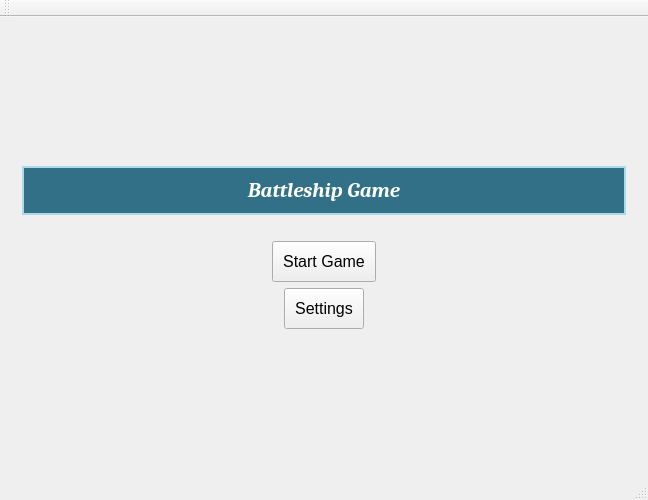
<?xml version="1.0" encoding="UTF-8"?>
<ui version="4.0">
 <class>MainWindow</class>
 <widget class="QMainWindow" name="MainWindow">
  <property name="geometry">
   <rect>
    <x>0</x>
    <y>0</y>
    <width>648</width>
    <height>500</height>
   </rect>
  </property>
  <property name="sizePolicy">
   <sizepolicy hsizetype="Preferred" vsizetype="Preferred">
    <horstretch>0</horstretch>
    <verstretch>0</verstretch>
   </sizepolicy>
  </property>
  <property name="windowTitle">
   <string>Battleship Game</string>
  </property>
  <widget class="QWidget" name="centralWidget">
   <property name="styleSheet">
    <string notr="true"/>
   </property>
   <layout class="QVBoxLayout" name="verticalLayout">
    <item>
     <widget class="QStackedWidget" name="stackedWidget">
      <property name="currentIndex">
       <number>0</number>
      </property>
      <widget class="QWidget" name="main_page">
       <layout class="QVBoxLayout" name="verticalLayout_2">
        <item>
         <spacer name="verticalSpacer_2">
          <property name="orientation">
           <enum>Qt::Vertical</enum>
          </property>
          <property name="sizeHint" stdset="0">
           <size>
            <width>20</width>
            <height>88</height>
           </size>
          </property>
         </spacer>
        </item>
        <item>
         <widget class="QLabel" name="gameNameLabel">
          <property name="font">
           <font>
            <family>Cambria</family>
            <pointsize>16</pointsize>
            <weight>75</weight>
            <italic>true</italic>
            <bold>true</bold>
           </font>
          </property>
          <property name="styleSheet">
           <string notr="true">background: rgb(49, 112, 134); border: 2px solid lightblue; color: white; padding: 10px</string>
          </property>
          <property name="text">
           <string>Battleship Game</string>
          </property>
          <property name="alignment">
           <set>Qt::AlignCenter</set>
          </property>
         </widget>
        </item>
        <item>
         <spacer name="verticalSpacer_3">
          <property name="orientation">
           <enum>Qt::Vertical</enum>
          </property>
          <property name="sizeType">
           <enum>QSizePolicy::Fixed</enum>
          </property>
          <property name="sizeHint" stdset="0">
           <size>
            <width>20</width>
            <height>20</height>
           </size>
          </property>
         </spacer>
        </item>
        <item>
         <layout class="QHBoxLayout" name="horizontalLayout">
          <item>
           <spacer name="horizontalSpacer">
            <property name="orientation">
             <enum>Qt::Horizontal</enum>
            </property>
            <property name="sizeHint" stdset="0">
             <size>
              <width>40</width>
              <height>20</height>
             </size>
            </property>
           </spacer>
          </item>
          <item>
           <widget class="QPushButton" name="startGameButton">
            <property name="font">
             <font>
              <family>Arial</family>
              <pointsize>12</pointsize>
             </font>
            </property>
            <property name="cursor">
             <cursorShape>OpenHandCursor</cursorShape>
            </property>
            <property name="styleSheet">
             <string notr="true">padding: 10px</string>
            </property>
            <property name="text">
             <string>Start Game</string>
            </property>
           </widget>
          </item>
          <item>
           <spacer name="horizontalSpacer_2">
            <property name="orientation">
             <enum>Qt::Horizontal</enum>
            </property>
            <property name="sizeHint" stdset="0">
             <size>
              <width>40</width>
              <height>20</height>
             </size>
            </property>
           </spacer>
          </item>
         </layout>
        </item>
        <item>
         <layout class="QHBoxLayout" name="horizontalLayout_2">
          <item>
           <spacer name="horizontalSpacer_3">
            <property name="orientation">
             <enum>Qt::Horizontal</enum>
            </property>
            <property name="sizeHint" stdset="0">
             <size>
              <width>40</width>
              <height>20</height>
             </size>
            </property>
           </spacer>
          </item>
          <item>
           <widget class="QPushButton" name="settingsButton">
            <property name="font">
             <font>
              <family>Arial</family>
              <pointsize>12</pointsize>
             </font>
            </property>
            <property name="cursor">
             <cursorShape>OpenHandCursor</cursorShape>
            </property>
            <property name="styleSheet">
             <string notr="true">padding: 10px</string>
            </property>
            <property name="text">
             <string>Settings</string>
            </property>
           </widget>
          </item>
          <item>
           <spacer name="horizontalSpacer_4">
            <property name="orientation">
             <enum>Qt::Horizontal</enum>
            </property>
            <property name="sizeHint" stdset="0">
             <size>
              <width>40</width>
              <height>20</height>
             </size>
            </property>
           </spacer>
          </item>
         </layout>
        </item>
        <item>
         <spacer name="verticalSpacer">
          <property name="orientation">
           <enum>Qt::Vertical</enum>
          </property>
          <property name="sizeHint" stdset="0">
           <size>
            <width>20</width>
            <height>85</height>
           </size>
          </property>
         </spacer>
        </item>
       </layout>
      </widget>
      <widget class="QWidget" name="game_page">
       <layout class="QVBoxLayout" name="verticalLayout_5">
        <item>
         <layout class="QHBoxLayout" name="horizontalLayout_8">
          <item>
           <layout class="QVBoxLayout" name="yourFleetLayout">
            <item>
             <widget class="QLabel" name="label_7">
              <property name="font">
               <font>
                <family>Cambria</family>
                <pointsize>11</pointsize>
                <italic>true</italic>
               </font>
              </property>
              <property name="styleSheet">
               <string notr="true">border: 1px solid lightblue; background-color: blue; color: white; padding: 5px</string>
              </property>
              <property name="text">
               <string>Your Fleet</string>
              </property>
              <property name="alignment">
               <set>Qt::AlignCenter</set>
              </property>
             </widget>
            </item>
           </layout>
          </item>
          <item>
           <spacer name="horizontalSpacer_6">
            <property name="orientation">
             <enum>Qt::Horizontal</enum>
            </property>
            <property name="sizeHint" stdset="0">
             <size>
              <width>40</width>
              <height>20</height>
             </size>
            </property>
           </spacer>
          </item>
          <item>
           <layout class="QVBoxLayout" name="verticalLayout_10">
            <item>
             <spacer name="verticalSpacer_9">
              <property name="orientation">
               <enum>Qt::Vertical</enum>
              </property>
              <property name="sizeHint" stdset="0">
               <size>
                <width>20</width>
                <height>40</height>
               </size>
              </property>
             </spacer>
            </item>
            <item>
             <widget class="QLabel" name="timerLabel">
              <property name="sizePolicy">
               <sizepolicy hsizetype="Minimum" vsizetype="Preferred">
                <horstretch>0</horstretch>
                <verstretch>0</verstretch>
               </sizepolicy>
              </property>
              <property name="minimumSize">
               <size>
                <width>75</width>
                <height>0</height>
               </size>
              </property>
              <property name="font">
               <font>
                <family>Arial</family>
                <pointsize>20</pointsize>
                <weight>50</weight>
                <bold>false</bold>
               </font>
              </property>
              <property name="styleSheet">
               <string notr="true">background: white; border: 1px solid black; padding: 10px</string>
              </property>
              <property name="text">
               <string>∞</string>
              </property>
              <property name="alignment">
               <set>Qt::AlignCenter</set>
              </property>
             </widget>
            </item>
            <item>
             <spacer name="verticalSpacer_8">
              <property name="orientation">
               <enum>Qt::Vertical</enum>
              </property>
              <property name="sizeHint" stdset="0">
               <size>
                <width>20</width>
                <height>40</height>
               </size>
              </property>
             </spacer>
            </item>
           </layout>
          </item>
          <item>
           <spacer name="horizontalSpacer_10">
            <property name="orientation">
             <enum>Qt::Horizontal</enum>
            </property>
            <property name="sizeHint" stdset="0">
             <size>
              <width>40</width>
              <height>20</height>
             </size>
            </property>
           </spacer>
          </item>
          <item>
           <layout class="QVBoxLayout" name="opponentFleetLayout">
            <item>
             <widget class="QLabel" name="label_8">
              <property name="font">
               <font>
                <family>Cambria</family>
                <pointsize>11</pointsize>
                <italic>true</italic>
               </font>
              </property>
              <property name="styleSheet">
               <string notr="true">border: 1px solid lightblue; background-color: blue; color: white; padding: 5px</string>
              </property>
              <property name="text">
               <string>Opponent Fleet</string>
              </property>
              <property name="alignment">
               <set>Qt::AlignCenter</set>
              </property>
             </widget>
            </item>
           </layout>
          </item>
         </layout>
        </item>
        <item>
         <widget class="QStackedWidget" name="actionStackedWidget">
          <property name="styleSheet">
           <string notr="true"/>
          </property>
          <property name="currentIndex">
           <number>0</number>
          </property>
          <widget class="QWidget" name="placePage">
           <layout class="QVBoxLayout" name="verticalLayout_7">
            <item>
             <layout class="QHBoxLayout" name="horizontalLayout_12">
              <item>
               <widget class="QLabel" name="label_9">
                <property name="sizePolicy">
                 <sizepolicy hsizetype="Preferred" vsizetype="Fixed">
                  <horstretch>0</horstretch>
                  <verstretch>0</verstretch>
                 </sizepolicy>
                </property>
                <property name="font">
                 <font>
                  <family>Arial</family>
                  <pointsize>9</pointsize>
                  <weight>75</weight>
                  <bold>true</bold>
                 </font>
                </property>
                <property name="styleSheet">
                 <string notr="true">color: red; background-color: rgba(255, 255, 0,  150); border: 1px solid black; padding: 10px;</string>
                </property>
                <property name="text">
                 <string>Choose a ship and place it. To change orientation click RMB.</string>
                </property>
               </widget>
              </item>
              <item>
               <spacer name="horizontalSpacer_8">
                <property name="orientation">
                 <enum>Qt::Horizontal</enum>
                </property>
                <property name="sizeHint" stdset="0">
                 <size>
                  <width>40</width>
                  <height>20</height>
                 </size>
                </property>
               </spacer>
              </item>
             </layout>
            </item>
            <item>
             <widget class="QGroupBox" name="groupBox">
              <property name="sizePolicy">
               <sizepolicy hsizetype="Maximum" vsizetype="Fixed">
                <horstretch>0</horstretch>
                <verstretch>0</verstretch>
               </sizepolicy>
              </property>
              <property name="minimumSize">
               <size>
                <width>450</width>
                <height>0</height>
               </size>
              </property>
              <property name="font">
               <font>
                <family>Arial</family>
                <pointsize>10</pointsize>
                <weight>75</weight>
                <italic>true</italic>
                <bold>true</bold>
               </font>
              </property>
              <property name="styleSheet">
               <string notr="true">background-color: rgb(220, 255, 255); color: gray; padding-top: 10px;</string>
              </property>
              <property name="title">
               <string>Decks (last)</string>
              </property>
              <layout class="QHBoxLayout" name="horizontalLayout_11">
               <item>
                <widget class="QRadioButton" name="d1RadioButton">
                 <property name="font">
                  <font>
                   <family>Arial</family>
                   <pointsize>9</pointsize>
                   <weight>75</weight>
                   <bold>true</bold>
                  </font>
                 </property>
                 <property name="styleSheet">
                  <string notr="true">color: black</string>
                 </property>
                 <property name="text">
                  <string>single (4)</string>
                 </property>
                 <property name="checked">
                  <bool>false</bool>
                 </property>
                </widget>
               </item>
               <item>
                <widget class="QRadioButton" name="d2RadioButton">
                 <property name="font">
                  <font>
                   <family>Arial</family>
                   <pointsize>9</pointsize>
                   <weight>75</weight>
                   <bold>true</bold>
                  </font>
                 </property>
                 <property name="styleSheet">
                  <string notr="true">color: black</string>
                 </property>
                 <property name="text">
                  <string>two (3)</string>
                 </property>
                </widget>
               </item>
               <item>
                <widget class="QRadioButton" name="d3RadioButton">
                 <property name="font">
                  <font>
                   <family>Arial</family>
                   <pointsize>9</pointsize>
                   <weight>75</weight>
                   <bold>true</bold>
                  </font>
                 </property>
                 <property name="styleSheet">
                  <string notr="true">color: black</string>
                 </property>
                 <property name="text">
                  <string>three (2)</string>
                 </property>
                </widget>
               </item>
               <item>
                <widget class="QRadioButton" name="d4RadioButton">
                 <property name="font">
                  <font>
                   <family>Arial</family>
                   <pointsize>9</pointsize>
                   <weight>75</weight>
                   <bold>true</bold>
                  </font>
                 </property>
                 <property name="styleSheet">
                  <string notr="true">color: black</string>
                 </property>
                 <property name="text">
                  <string>four (1)</string>
                 </property>
                </widget>
               </item>
              </layout>
             </widget>
            </item>
           </layout>
          </widget>
          <widget class="QWidget" name="firePage">
           <layout class="QVBoxLayout" name="verticalLayout_6">
            <item>
             <layout class="QHBoxLayout" name="horizontalLayout_13">
              <item>
               <widget class="QLabel" name="label_10">
                <property name="font">
                 <font>
                  <family>Arial</family>
                  <pointsize>9</pointsize>
                  <weight>75</weight>
                  <bold>true</bold>
                 </font>
                </property>
                <property name="styleSheet">
                 <string notr="true">color: red; background-color: rgba(255, 255, 0,  150); border: 1px solid black; padding: 10px;</string>
                </property>
                <property name="text">
                 <string>Choose square to fire</string>
                </property>
               </widget>
              </item>
              <item>
               <spacer name="horizontalSpacer_9">
                <property name="orientation">
                 <enum>Qt::Horizontal</enum>
                </property>
                <property name="sizeHint" stdset="0">
                 <size>
                  <width>40</width>
                  <height>20</height>
                 </size>
                </property>
               </spacer>
              </item>
             </layout>
            </item>
            <item>
             <spacer name="verticalSpacer_7">
              <property name="orientation">
               <enum>Qt::Vertical</enum>
              </property>
              <property name="sizeHint" stdset="0">
               <size>
                <width>20</width>
                <height>40</height>
               </size>
              </property>
             </spacer>
            </item>
           </layout>
          </widget>
          <widget class="QWidget" name="winnerPage">
           <layout class="QVBoxLayout" name="verticalLayout_9">
            <item>
             <widget class="QLabel" name="winnerLabel">
              <property name="font">
               <font>
                <family>Cambria</family>
                <pointsize>20</pointsize>
                <weight>75</weight>
                <italic>true</italic>
                <bold>true</bold>
                <underline>true</underline>
               </font>
              </property>
              <property name="styleSheet">
               <string notr="true">background: white; color: blue; border: 2px dotted blue; padding: 10px</string>
              </property>
              <property name="text">
               <string>Who is winner</string>
              </property>
              <property name="alignment">
               <set>Qt::AlignCenter</set>
              </property>
             </widget>
            </item>
           </layout>
          </widget>
         </widget>
        </item>
        <item>
         <spacer name="verticalSpacer_6">
          <property name="orientation">
           <enum>Qt::Vertical</enum>
          </property>
          <property name="sizeHint" stdset="0">
           <size>
            <width>20</width>
            <height>40</height>
           </size>
          </property>
         </spacer>
        </item>
        <item>
         <layout class="QHBoxLayout" name="horizontalLayout_10">
          <item>
           <spacer name="horizontalSpacer_7">
            <property name="orientation">
             <enum>Qt::Horizontal</enum>
            </property>
            <property name="sizeHint" stdset="0">
             <size>
              <width>40</width>
              <height>20</height>
             </size>
            </property>
           </spacer>
          </item>
          <item>
           <widget class="QPushButton" name="restartButton">
            <property name="font">
             <font>
              <family>Arial</family>
              <pointsize>10</pointsize>
             </font>
            </property>
            <property name="styleSheet">
             <string notr="true">padding: 10px</string>
            </property>
            <property name="text">
             <string>Restart</string>
            </property>
           </widget>
          </item>
          <item>
           <spacer name="horizontalSpacer_11">
            <property name="orientation">
             <enum>Qt::Horizontal</enum>
            </property>
            <property name="sizeType">
             <enum>QSizePolicy::Fixed</enum>
            </property>
            <property name="sizeHint" stdset="0">
             <size>
              <width>20</width>
              <height>20</height>
             </size>
            </property>
           </spacer>
          </item>
          <item>
           <widget class="QPushButton" name="finishGameButton">
            <property name="font">
             <font>
              <family>Arial</family>
              <pointsize>10</pointsize>
             </font>
            </property>
            <property name="cursor">
             <cursorShape>ArrowCursor</cursorShape>
            </property>
            <property name="styleSheet">
             <string notr="true">padding: 10px</string>
            </property>
            <property name="text">
             <string>Finish Game</string>
            </property>
           </widget>
          </item>
         </layout>
        </item>
       </layout>
      </widget>
      <widget class="QWidget" name="settings_page">
       <layout class="QVBoxLayout" name="verticalLayout_4">
        <item>
         <widget class="QLabel" name="label">
          <property name="font">
           <font>
            <family>Arial</family>
            <pointsize>11</pointsize>
            <weight>75</weight>
            <bold>true</bold>
           </font>
          </property>
          <property name="styleSheet">
           <string notr="true">background: rgba(255, 255, 255, 150)</string>
          </property>
          <property name="text">
           <string>Ships number:</string>
          </property>
         </widget>
        </item>
        <item>
         <layout class="QVBoxLayout" name="verticalLayout_3">
          <property name="leftMargin">
           <number>50</number>
          </property>
          <property name="rightMargin">
           <number>0</number>
          </property>
          <item>
           <layout class="QHBoxLayout" name="horizontalLayout_3" stretch="3,1,0">
            <property name="sizeConstraint">
             <enum>QLayout::SetDefaultConstraint</enum>
            </property>
            <item>
             <widget class="QLabel" name="label_2">
              <property name="enabled">
               <bool>true</bool>
              </property>
              <property name="sizePolicy">
               <sizepolicy hsizetype="Minimum" vsizetype="Preferred">
                <horstretch>0</horstretch>
                <verstretch>0</verstretch>
               </sizepolicy>
              </property>
              <property name="maximumSize">
               <size>
                <width>125</width>
                <height>16777215</height>
               </size>
              </property>
              <property name="baseSize">
               <size>
                <width>0</width>
                <height>0</height>
               </size>
              </property>
              <property name="font">
               <font>
                <family>Arial</family>
                <pointsize>10</pointsize>
               </font>
              </property>
              <property name="styleSheet">
               <string notr="true">background: rgba(255, 255, 255, 150); padding: 10px</string>
              </property>
              <property name="text">
               <string>single-decked </string>
              </property>
             </widget>
            </item>
            <item>
             <widget class="QSpinBox" name="d1SpinBox">
              <property name="sizePolicy">
               <sizepolicy hsizetype="Fixed" vsizetype="Fixed">
                <horstretch>0</horstretch>
                <verstretch>0</verstretch>
               </sizepolicy>
              </property>
              <property name="font">
               <font>
                <pointsize>11</pointsize>
               </font>
              </property>
              <property name="styleSheet">
               <string notr="true">padding: 10px</string>
              </property>
              <property name="minimum">
               <number>1</number>
              </property>
              <property name="maximum">
               <number>4</number>
              </property>
              <property name="value">
               <number>4</number>
              </property>
             </widget>
            </item>
            <item>
             <spacer name="horizontalSpacer_12">
              <property name="orientation">
               <enum>Qt::Horizontal</enum>
              </property>
              <property name="sizeHint" stdset="0">
               <size>
                <width>40</width>
                <height>20</height>
               </size>
              </property>
             </spacer>
            </item>
           </layout>
          </item>
          <item>
           <layout class="QHBoxLayout" name="horizontalLayout_4" stretch="3,1,0">
            <property name="sizeConstraint">
             <enum>QLayout::SetDefaultConstraint</enum>
            </property>
            <item>
             <widget class="QLabel" name="label_3">
              <property name="sizePolicy">
               <sizepolicy hsizetype="Minimum" vsizetype="Preferred">
                <horstretch>0</horstretch>
                <verstretch>0</verstretch>
               </sizepolicy>
              </property>
              <property name="maximumSize">
               <size>
                <width>125</width>
                <height>16777215</height>
               </size>
              </property>
              <property name="font">
               <font>
                <family>Arial</family>
                <pointsize>10</pointsize>
               </font>
              </property>
              <property name="styleSheet">
               <string notr="true">background: rgba(255, 255, 255, 150); padding: 10px</string>
              </property>
              <property name="text">
               <string>two-decked </string>
              </property>
             </widget>
            </item>
            <item>
             <widget class="QSpinBox" name="d2SpinBox">
              <property name="sizePolicy">
               <sizepolicy hsizetype="Fixed" vsizetype="Fixed">
                <horstretch>0</horstretch>
                <verstretch>0</verstretch>
               </sizepolicy>
              </property>
              <property name="font">
               <font>
                <pointsize>11</pointsize>
               </font>
              </property>
              <property name="styleSheet">
               <string notr="true">padding: 10px</string>
              </property>
              <property name="minimum">
               <number>0</number>
              </property>
              <property name="maximum">
               <number>3</number>
              </property>
              <property name="value">
               <number>3</number>
              </property>
             </widget>
            </item>
            <item>
             <spacer name="horizontalSpacer_13">
              <property name="orientation">
               <enum>Qt::Horizontal</enum>
              </property>
              <property name="sizeHint" stdset="0">
               <size>
                <width>40</width>
                <height>20</height>
               </size>
              </property>
             </spacer>
            </item>
           </layout>
          </item>
          <item>
           <layout class="QHBoxLayout" name="horizontalLayout_5" stretch="3,1,0">
            <property name="sizeConstraint">
             <enum>QLayout::SetDefaultConstraint</enum>
            </property>
            <item>
             <widget class="QLabel" name="label_4">
              <property name="sizePolicy">
               <sizepolicy hsizetype="Minimum" vsizetype="Preferred">
                <horstretch>0</horstretch>
                <verstretch>0</verstretch>
               </sizepolicy>
              </property>
              <property name="maximumSize">
               <size>
                <width>125</width>
                <height>16777215</height>
               </size>
              </property>
              <property name="font">
               <font>
                <family>Arial</family>
                <pointsize>10</pointsize>
               </font>
              </property>
              <property name="styleSheet">
               <string notr="true">background: rgba(255, 255, 255, 150); padding: 10px</string>
              </property>
              <property name="text">
               <string>three-decked </string>
              </property>
             </widget>
            </item>
            <item>
             <widget class="QSpinBox" name="d3SpinBox">
              <property name="sizePolicy">
               <sizepolicy hsizetype="Fixed" vsizetype="Fixed">
                <horstretch>0</horstretch>
                <verstretch>0</verstretch>
               </sizepolicy>
              </property>
              <property name="font">
               <font>
                <pointsize>11</pointsize>
               </font>
              </property>
              <property name="styleSheet">
               <string notr="true">padding: 10px</string>
              </property>
              <property name="minimum">
               <number>0</number>
              </property>
              <property name="maximum">
               <number>2</number>
              </property>
              <property name="value">
               <number>2</number>
              </property>
             </widget>
            </item>
            <item>
             <spacer name="horizontalSpacer_14">
              <property name="orientation">
               <enum>Qt::Horizontal</enum>
              </property>
              <property name="sizeHint" stdset="0">
               <size>
                <width>40</width>
                <height>20</height>
               </size>
              </property>
             </spacer>
            </item>
           </layout>
          </item>
          <item>
           <layout class="QHBoxLayout" name="horizontalLayout_6" stretch="3,1,0">
            <property name="sizeConstraint">
             <enum>QLayout::SetDefaultConstraint</enum>
            </property>
            <item>
             <widget class="QLabel" name="label_5">
              <property name="sizePolicy">
               <sizepolicy hsizetype="Minimum" vsizetype="Preferred">
                <horstretch>0</horstretch>
                <verstretch>0</verstretch>
               </sizepolicy>
              </property>
              <property name="maximumSize">
               <size>
                <width>125</width>
                <height>16777215</height>
               </size>
              </property>
              <property name="font">
               <font>
                <family>Arial</family>
                <pointsize>10</pointsize>
               </font>
              </property>
              <property name="styleSheet">
               <string notr="true">background: rgba(255, 255, 255, 150); padding: 10px</string>
              </property>
              <property name="text">
               <string>four-decked </string>
              </property>
             </widget>
            </item>
            <item>
             <widget class="QSpinBox" name="d4SpinBox">
              <property name="sizePolicy">
               <sizepolicy hsizetype="Fixed" vsizetype="Fixed">
                <horstretch>0</horstretch>
                <verstretch>0</verstretch>
               </sizepolicy>
              </property>
              <property name="font">
               <font>
                <pointsize>11</pointsize>
               </font>
              </property>
              <property name="styleSheet">
               <string notr="true">padding: 10px</string>
              </property>
              <property name="maximum">
               <number>1</number>
              </property>
              <property name="value">
               <number>1</number>
              </property>
             </widget>
            </item>
            <item>
             <spacer name="horizontalSpacer_15">
              <property name="orientation">
               <enum>Qt::Horizontal</enum>
              </property>
              <property name="sizeHint" stdset="0">
               <size>
                <width>40</width>
                <height>20</height>
               </size>
              </property>
             </spacer>
            </item>
           </layout>
          </item>
         </layout>
        </item>
        <item>
         <spacer name="verticalSpacer_5">
          <property name="orientation">
           <enum>Qt::Vertical</enum>
          </property>
          <property name="sizeType">
           <enum>QSizePolicy::Fixed</enum>
          </property>
          <property name="sizeHint" stdset="0">
           <size>
            <width>20</width>
            <height>20</height>
           </size>
          </property>
         </spacer>
        </item>
        <item>
         <layout class="QHBoxLayout" name="horizontalLayout_7" stretch="0">
          <property name="sizeConstraint">
           <enum>QLayout::SetDefaultConstraint</enum>
          </property>
          <property name="rightMargin">
           <number>0</number>
          </property>
          <item>
           <layout class="QHBoxLayout" name="horizontalLayout_14">
            <item>
             <widget class="QCheckBox" name="limitCheckBox">
              <property name="sizePolicy">
               <sizepolicy hsizetype="Maximum" vsizetype="Fixed">
                <horstretch>0</horstretch>
                <verstretch>0</verstretch>
               </sizepolicy>
              </property>
              <property name="font">
               <font>
                <family>Arial</family>
                <pointsize>11</pointsize>
                <weight>75</weight>
                <bold>true</bold>
               </font>
              </property>
              <property name="styleSheet">
               <string notr="true">background: rgba(255, 255, 255, 150); padding: 10px</string>
              </property>
              <property name="text">
               <string> Limit time</string>
              </property>
             </widget>
            </item>
            <item>
             <widget class="QLabel" name="label_6">
              <property name="sizePolicy">
               <sizepolicy hsizetype="Maximum" vsizetype="Preferred">
                <horstretch>0</horstretch>
                <verstretch>0</verstretch>
               </sizepolicy>
              </property>
              <property name="font">
               <font>
                <family>Arial</family>
                <pointsize>10</pointsize>
                <weight>50</weight>
                <bold>false</bold>
               </font>
              </property>
              <property name="styleSheet">
               <string notr="true">background: rgba(255, 255, 255, 150); padding: 10px</string>
              </property>
              <property name="text">
               <string>Step duration (s):</string>
              </property>
             </widget>
            </item>
            <item>
             <widget class="QSpinBox" name="durationSpinBox">
              <property name="sizePolicy">
               <sizepolicy hsizetype="Fixed" vsizetype="Fixed">
                <horstretch>0</horstretch>
                <verstretch>0</verstretch>
               </sizepolicy>
              </property>
              <property name="font">
               <font>
                <pointsize>11</pointsize>
               </font>
              </property>
              <property name="styleSheet">
               <string notr="true">padding: 10px</string>
              </property>
              <property name="minimum">
               <number>5</number>
              </property>
              <property name="maximum">
               <number>30</number>
              </property>
              <property name="singleStep">
               <number>5</number>
              </property>
             </widget>
            </item>
            <item>
             <spacer name="horizontalSpacer_16">
              <property name="orientation">
               <enum>Qt::Horizontal</enum>
              </property>
              <property name="sizeHint" stdset="0">
               <size>
                <width>40</width>
                <height>20</height>
               </size>
              </property>
             </spacer>
            </item>
           </layout>
          </item>
         </layout>
        </item>
        <item>
         <spacer name="verticalSpacer_4">
          <property name="orientation">
           <enum>Qt::Vertical</enum>
          </property>
          <property name="sizeHint" stdset="0">
           <size>
            <width>20</width>
            <height>40</height>
           </size>
          </property>
         </spacer>
        </item>
        <item>
         <layout class="QHBoxLayout" name="horizontalLayout_9">
          <item>
           <spacer name="horizontalSpacer_5">
            <property name="orientation">
             <enum>Qt::Horizontal</enum>
            </property>
            <property name="sizeHint" stdset="0">
             <size>
              <width>40</width>
              <height>20</height>
             </size>
            </property>
           </spacer>
          </item>
          <item>
           <widget class="QPushButton" name="saveReturnButton">
            <property name="font">
             <font>
              <family>Arial</family>
              <pointsize>11</pointsize>
             </font>
            </property>
            <property name="cursor">
             <cursorShape>ArrowCursor</cursorShape>
            </property>
            <property name="text">
             <string>Save &amp;&amp; return</string>
            </property>
           </widget>
          </item>
         </layout>
        </item>
       </layout>
      </widget>
     </widget>
    </item>
   </layout>
  </widget>
  <widget class="QMenuBar" name="menuBar">
   <property name="geometry">
    <rect>
     <x>0</x>
     <y>0</y>
     <width>648</width>
     <height>21</height>
    </rect>
   </property>
  </widget>
  <widget class="QToolBar" name="mainToolBar">
   <attribute name="toolBarArea">
    <enum>TopToolBarArea</enum>
   </attribute>
   <attribute name="toolBarBreak">
    <bool>false</bool>
   </attribute>
  </widget>
  <widget class="QStatusBar" name="statusBar"/>
 </widget>
 <layoutdefault spacing="6" margin="11"/>
 <resources/>
 <connections/>
</ui>
